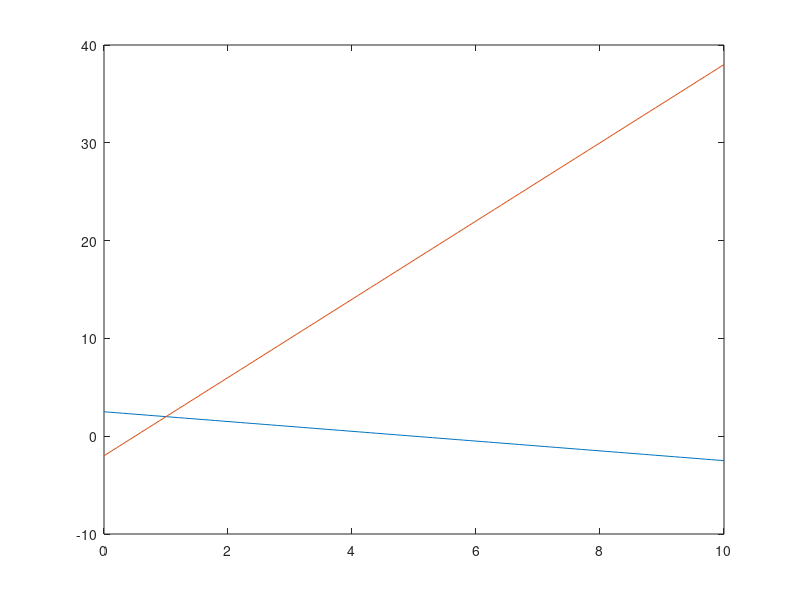

Write the MATLAB code that produced this figure.
% % calculate and plot u + 2v = 5 4u-v = 2
% A = [1 2; 4 -1];
% b = [5;2];
% x = A\b;
% sol = inv(A)*b; % same way
%plot
u = 0:0.1:10;
v = (-u+5)/2;
plot(u,v)
hold % we plot on the same page
v = 4*u-2;
plot(u,v)



